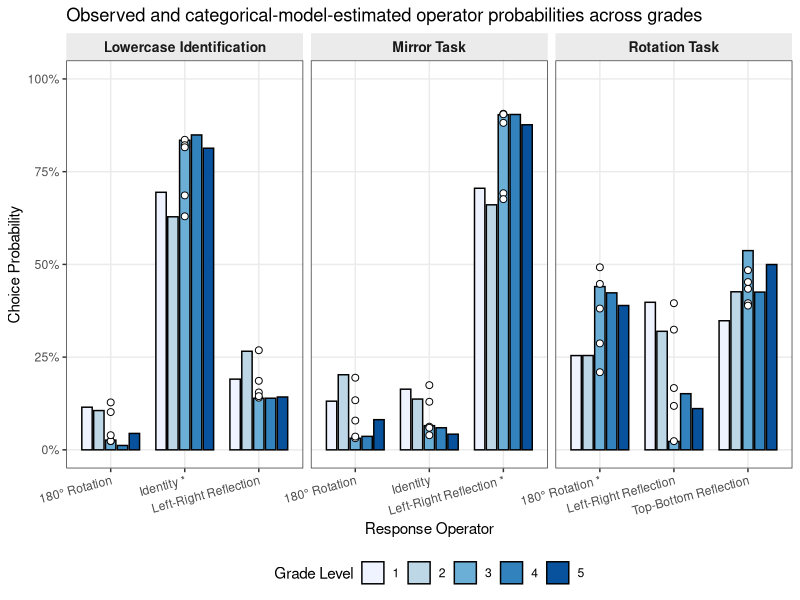
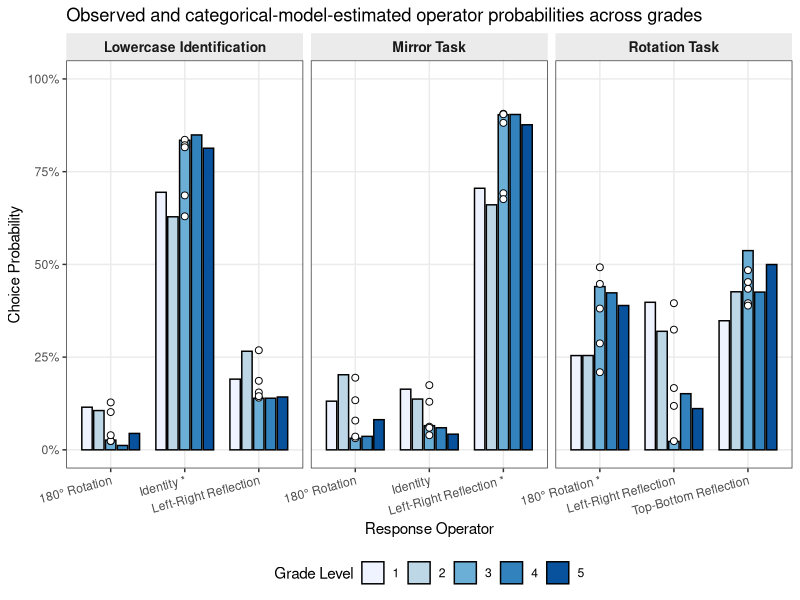

These charts were generated, in order, by the following R code:
options(stringsAsFactors = FALSE, warn = 1)
suppressPackageStartupMessages({
  library(readr)
  library(dplyr)
  library(ggplot2)
})

theme_set(theme_bw(base_size = 11) + theme(
  panel.grid.minor = element_blank(),
  strip.background = element_rect(fill = "gray92", color = NA),
  strip.text = element_text(face = "bold", size = 10),
  legend.position = "bottom"
))

cat("Generating Figure 2...
")
df <- read_csv("data/figure2_operator_probabilities.csv", show_col_types = FALSE)

df <- df %>% mutate(
  task_label = case_when(
    task == "lowercase_identification" ~ "Lowercase Identification",
    task == "mirror" ~ "Mirror Task",
    task == "rotation" ~ "Rotation Task"
  ),
  operator_label = case_when(
    response_operator == "identity" ~ "Identity",
    response_operator == "left_right_reflection" ~ "Left-Right Reflection",
    response_operator == "top_bottom_reflection" ~ "Top-Bottom Reflection",
    response_operator == "rotation_180" ~ "180° Rotation"
  )
)

df <- df %>% mutate(
  is_correct = case_when(
    task == "rotation" & response_operator == "rotation_180" ~ TRUE,
    task == "mirror" & response_operator %in% c("left_right_reflection", "top_bottom_reflection") ~ TRUE,
    task == "lowercase_identification" & response_operator == "identity" ~ TRUE,
    TRUE ~ FALSE
  ),
  operator_label = ifelse(is_correct, paste0(operator_label, " *"), operator_label)
)

p2 <- ggplot(df, aes(x = operator_label, y = est_prob, fill = factor(grade))) +
  geom_col(position = position_dodge(width = 0.8), width = 0.7, color = "black") +
  geom_point(aes(y = obs_prob), position = position_dodge(width = 0.8), shape = 21, fill = "white", size = 2, show.legend = FALSE) +
  facet_wrap(~ task_label, scales = "free_x") +
  scale_y_continuous(labels = scales::percent_format(accuracy = 1), limits = c(0, 1)) +
  scale_fill_brewer(palette = "Blues", name = "Grade Level") +
  labs(
    x = "Response Operator",
    y = "Choice Probability",
    title = "Observed and categorical-model-estimated operator probabilities across grades"
  ) +
  theme(
    legend.position = "bottom",
    axis.text.x = element_text(angle = 15, hjust = 1)
  )

ggsave("figures/Figure_2.pdf", p2, width = 9.5, height = 5.5)
ggsave("figures/Figure_2.png", p2, width = 9.5, height = 5.5, dpi = 300)
